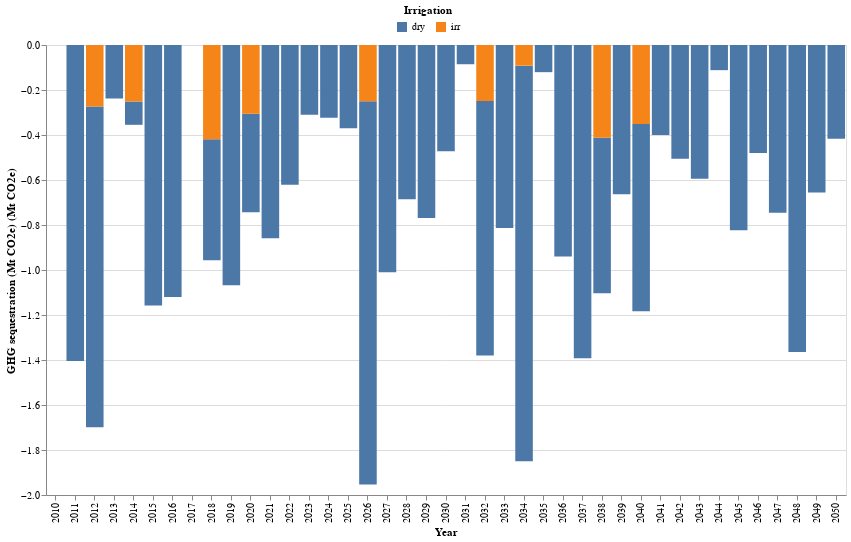

The notebook cell saved with this chart:
### Markdown cell above
#### 2-2) Sequestrations by dry/irr -- stack columns

### Code cell
# get the df and plot
GHG_non_ag_dry_irr_df,GHG_non_ag_dry_irr_plot = non_ag_lucc_GHG.plot_GHG_dry_irr()
GHG_non_ag_dry_irr_plot

### Figure 1 — Vega-Lite specification as saved in the notebook (floating-point values rounded to 4 significant figures)
{"config": {"view": {"continuousWidth": 300, "continuousHeight": 300}}, "layer": [{"mark": {"type": "bar"}, "encoding": {"color": {"field": "Irrigation", "legend": {"direction": "horizontal", "legendX": 350, "legendY": -40, "orient": "none", "title": "Irrigation", "titleAnchor": "middle"}, "type": "nominal"}, "tooltip": [{"field": "Irrigation", "title": "Irrigation", "type": "nominal"}, {"field": "Quantity (Mt CO2e)", "title": "GHG sequestration (Mt CO2e)", "type": "quantitative"}], "x": {"axis": {"labelAngle": -90, "title": "Year"}, "field": "Year", "type": "ordinal"}, "y": {"field": "Quantity (Mt CO2e)", "title": "GHG sequestration (Mt CO2e) (Mt CO2e)", "type": "quantitative"}}}], "data": {"name": "data-55aa2c8aead3085a216b804431a9aa29"}, "height": 450, "width": 800, "$schema": "https://vega.github.io/schema/vega-lite/v5.15.1.json", "datasets": {"data-55aa2c8aead3085a216b804431a9aa29": [{"Year": 2010, "Irrigation": "dry", "Quantity (Mt CO2e)": 0.0}, {"Year": 2010, "Irrigation": "irr", "Quantity (Mt CO2e)": 0.0}, {"Year": 2011, "Irrigation": "dry", "Quantity (Mt CO2e)": -1.405}, {"Year": 2011, "Irrigation": "irr", "Quantity (Mt CO2e)": 0.0}, {"Year": 2012, "Irrigation": "dry", "Quantity (Mt CO2e)": -1.425}, {"Year": 2012, "Irrigation": "irr", "Quantity (Mt CO2e)": -0.2736}, {"Year": 2013, "Irrigation": "dry", "Quantity (Mt CO2e)": -0.2379}, {"Year": 2013, "Irrigation": "irr", "Quantity (Mt CO2e)": 0.0}, {"Year": 2014, "Irrigation": "dry", "Quantity (Mt CO2e)": -0.1036}, {"Year": 2014, "Irrigation": "irr", "Quantity (Mt CO2e)": -0.2512}, {"Year": 2015, "Irrigation": "dry", "Quantity (Mt CO2e)": -1.158}, {"Year": 2015, "Irrigation": "irr", "Quantity (Mt CO2e)": 0.0}, {"Year": 2016, "Irrigation": "dry", "Quantity (Mt CO2e)": -1.12}, {"Year": 2016, "Irrigation": "irr", "Quantity (Mt CO2e)": 0.0}, {"Year": 2017, "Irrigation": "dry", "Quantity (Mt CO2e)": 0.0}, {"Year": 2017, "Irrigation": "irr", "Quantity (Mt CO2e)": 0.0}, {"Year": 2018, "Irrigation": "dry", "Quantity (Mt CO2e)": -0.5375}, {"Year": 2018, "Irrigation": "irr", "Quantity (Mt CO2e)": -0.4193}, {"Year": 2019, "Irrigation": "dry", "Quantity (Mt CO2e)": -1.068}, {"Year": 2019, "Irrigation": "irr", "Quantity (Mt CO2e)": 0.0}, {"Year": 2020, "Irrigation": "dry", "Quantity (Mt CO2e)": -0.438}, {"Year": 2020, "Irrigation": "irr", "Quantity (Mt CO2e)": -0.3058}, {"Year": 2021, "Irrigation": "dry", "Quantity (Mt CO2e)": -0.8591}, {"Year": 2021, "Irrigation": "irr", "Quantity (Mt CO2e)": 0.0}, {"Year": 2022, "Irrigation": "dry", "Quantity (Mt CO2e)": -0.6216}, {"Year": 2022, "Irrigation": "irr", "Quantity (Mt CO2e)": 0.0}, {"Year": 2023, "Irrigation": "dry", "Quantity (Mt CO2e)": -0.3098}, {"Year": 2023, "Irrigation": "irr", "Quantity (Mt CO2e)": 0.0}, {"Year": 2024, "Irrigation": "dry", "Quantity (Mt CO2e)": -0.3232}, {"Year": 2024, "Irrigation": "irr", "Quantity (Mt CO2e)": 0.0}, {"Year": 2025, "Irrigation": "dry", "Quantity (Mt CO2e)": -0.3695}, {"Year": 2025, "Irrigation": "irr", "Quantity (Mt CO2e)": 0.0}, {"Year": 2026, "Irrigation": "dry", "Quantity (Mt CO2e)": -1.703}, {"Year": 2026, "Irrigation": "irr", "Quantity (Mt CO2e)": -0.2505}, {"Year": 2027, "Irrigation": "dry", "Quantity (Mt CO2e)": -1.01}, {"Year": 2027, "Irrigation": "irr", "Quantity (Mt CO2e)": 0.0}, {"Year": 2028, "Irrigation": "dry", "Quantity (Mt CO2e)": -0.6859}, {"Year": 2028, "Irrigation": "irr", "Quantity (Mt CO2e)": 0.0}, {"Year": 2029, "Irrigation": "dry", "Quantity (Mt CO2e)": -0.7685}, {"Year": 2029, "Irrigation": "irr", "Quantity (Mt CO2e)": 0.0}, {"Year": 2030, "Irrigation": "dry", "Quantity (Mt CO2e)": -0.4723}, {"Year": 2030, "Irrigation": "irr", "Quantity (Mt CO2e)": 0.0}, {"Year": 2031, "Irrigation": "dry", "Quantity (Mt CO2e)": -0.08551}, {"Year": 2031, "Irrigation": "irr", "Quantity (Mt CO2e)": 0.0}, {"Year": 2032, "Irrigation": "dry", "Quantity (Mt CO2e)": -1.131}, {"Year": 2032, "Irrigation": "irr", "Quantity (Mt CO2e)": -0.2492}, {"Year": 2033, "Irrigation": "dry", "Quantity (Mt CO2e)": -0.8132}, {"Year": 2033, "Irrigation": "irr", "Quantity (Mt CO2e)": 0.0}, {"Year": 2034, "Irrigation": "dry", "Quantity (Mt CO2e)": -1.758}, {"Year": 2034, "Irrigation": "irr", "Quantity (Mt CO2e)": -0.09175}, {"Year": 2035, "Irrigation": "dry", "Quantity (Mt CO2e)": -0.1208}, {"Year": 2035, "Irrigation": "irr", "Quantity (Mt CO2e)": 0.0}, {"Year": 2036, "Irrigation": "dry", "Quantity (Mt CO2e)": -0.9395}, {"Year": 2036, "Irrigation": "irr", "Quantity (Mt CO2e)": 0.0}, {"Year": 2037, "Irrigation": "dry", "Quantity (Mt CO2e)": -1.393}, {"Year": 2037, "Irrigation": "irr", "Quantity (Mt CO2e)": 0.0}, {"Year": 2038, "Irrigation": "dry", "Quantity (Mt CO2e)": -0.6914}, {"Year": 2038, "Irrigation": "irr", "Quantity (Mt CO2e)": -0.4123}, {"Year": 2039, "Irrigation": "dry", "Quantity (Mt CO2e)": -0.6637}, {"Year": 2039, "Irrigation": "irr", "Quantity (Mt CO2e)": 0.0}, {"Year": 2040, "Irrigation": "dry", "Quantity (Mt CO2e)": -0.8326}, {"Year": 2040, "Irrigation": "irr", "Quantity (Mt CO2e)": -0.3509}, {"Year": 2041, "Irrigation": "dry", "Quantity (Mt CO2e)": -0.4003}, {"Year": 2041, "Irrigation": "irr", "Quantity (Mt CO2e)": 0.0}, {"Year": 2042, "Irrigation": "dry", "Quantity (Mt CO2e)": -0.5058}, {"Year": 2042, "Irrigation": "irr", "Quantity (Mt CO2e)": 0.0}, {"Year": 2043, "Irrigation": "dry", "Quantity (Mt CO2e)": -0.5948}, {"Year": 2043, "Irrigation": "irr", "Quantity (Mt CO2e)": 0.0}, {"Year": 2044, "Irrigation": "dry", "Quantity (Mt CO2e)": -0.1118}, {"Year": 2044, "Irrigation": "irr", "Quantity (Mt CO2e)": 0.0}, {"Year": 2045, "Irrigation": "dry", "Quantity (Mt CO2e)": -0.8233}, {"Year": 2045, "Irrigation": "irr", "Quantity (Mt CO2e)": 0.0}, {"Year": 2046, "Irrigation": "dry", "Quantity (Mt CO2e)": -0.48}, {"Year": 2046, "Irrigation": "irr", "Quantity (Mt CO2e)": 0.0}, {"Year": 2047, "Irrigation": "dry", "Quantity (Mt CO2e)": -0.7452}, {"Year": 2047, "Irrigation": "irr", "Quantity (Mt CO2e)": 0.0}, {"Year": 2048, "Irrigation": "dry", "Quantity (Mt CO2e)": -1.365}, {"Year": 2048, "Irrigation": "irr", "Quantity (Mt CO2e)": 0.0}, {"Year": 2049, "Irrigation": "dry", "Quantity (Mt CO2e)": -0.655}, {"Year": 2049, "Irrigation": "irr", "Quantity (Mt CO2e)": 0.0}, {"Year": 2050, "Irrigation": "dry", "Quantity (Mt CO2e)": -0.4166}, {"Year": 2050, "Irrigation": "irr", "Quantity (Mt CO2e)": 0.0}]}}
